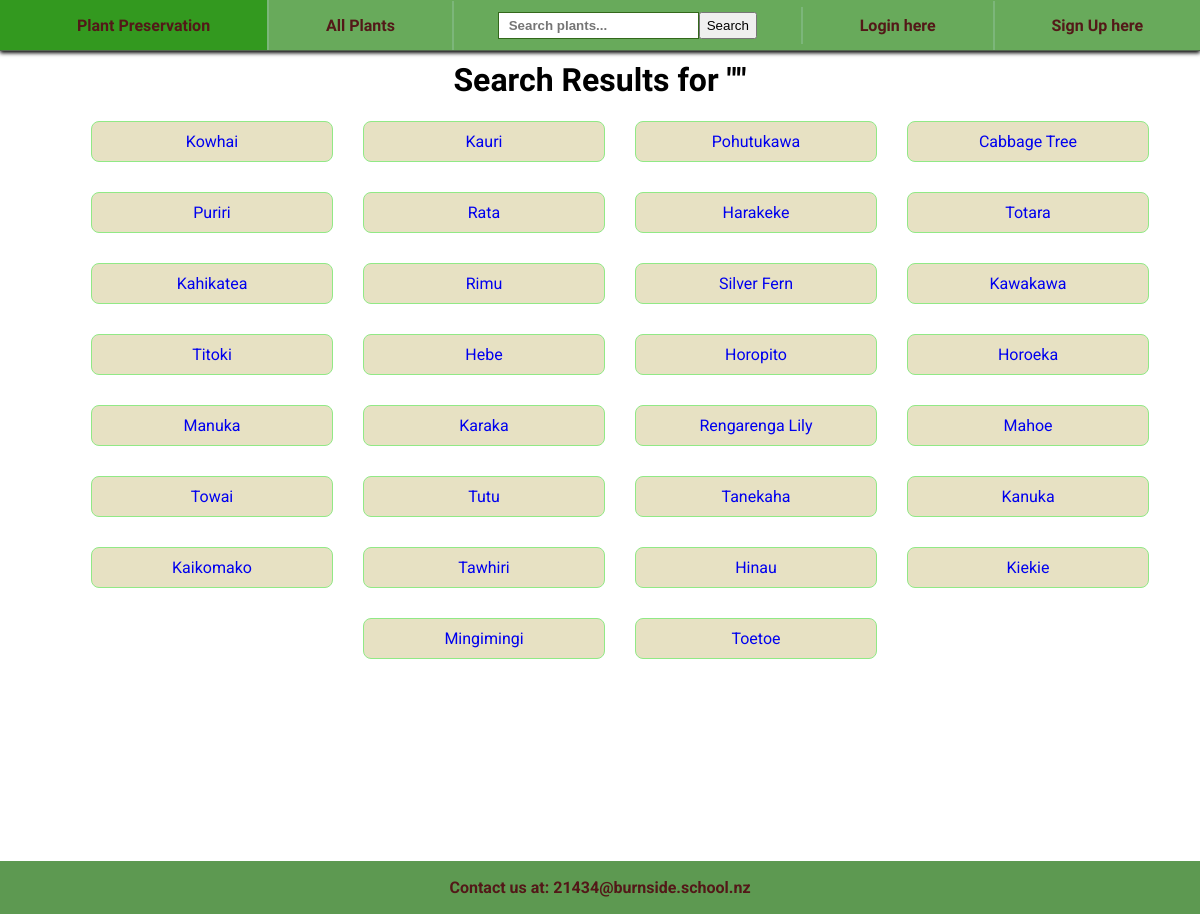
Screenshot of /search with the database file from the repository.
### tables this page shows
CREATE TABLE Plant (id INTEGER PRIMARY KEY AUTOINCREMENT, name TEXT NOT NULL, status INTEGER, family TEXT, scientific_name TEXT, image TEXT);

### routes.py (the view)
@app.route('/search', methods=['GET'])
def search():
    search_term = request.args.get('search_term', '').strip()
    query = "SELECT * FROM Plant WHERE name LIKE ?;"
    result = db_query(query, single=False,
                      params=(f"%{search_term}%",))
    return render_template("search.html",
                           result=result,
                           search_term=search_term)

### routes.py (called while the page is built)
def db_query(query, single=False, params=()):
    conn = sqlite3.connect('plant.db')
    cursor = conn.cursor()
    cursor.execute(query, params)
    if single:
        result = cursor.fetchone()
    else:
        result = cursor.fetchall()
    conn.close()
    return result

### templates/search.html
{% extends "layout.html" %}
{% block content %}
    <div class="search-container">
        <h1>Search Results for "{{ search_term }}"</h1>
        {% if result %}
            <ul class="gallery-container">
                {% for plant in result %}
                    <li class="gallery-item"><a href='plant/{{plant[0]}}' class="result-link">{{ plant[1] }}</a></li>
                {% endfor %}
            </ul>
        {% else %}
            <p>No plants found matching your search.</p>
        {% endif %}
    </div>
{% endblock %}

### static/style.css (style rules this page uses)
body { font-family: "Roboto", monospace; color: rgb(0, 0, 0); margin: 0; padding-top: 40px; height: 100%; }
h1, h2 { font-family: "Comfortaa", monospace; text-align: center; }
.search-container { height: 100vh; }
.gallery-container { display: flex; flex-wrap: wrap; gap: 30px; justify-content: center; padding-bottom: 40px; }
.gallery-item { border: 1px solid rgb(145, 233, 134); border-radius: 8px; overflow: hidden; text-align: center; background-color: rgb(231, 225, 195); padding: 10px; width: 220px; }
.result-link { padding: 40px; text-decoration: none; }

### rows the page displays
Plant: name "Kowhai"
Plant: name "Kauri"
Plant: name "Pohutukawa"
Plant: name "Cabbage Tree"
Plant: name "Puriri"
Plant: name "Rata"
Plant: name "Harakeke"
Plant: name "Totara"
Plant: name "Kahikatea"
Plant: name "Rimu"
Plant: name "Silver Fern"
Plant: name "Kawakawa"
Plant: name "Titoki"
Plant: name "Hebe"
Plant: name "Horopito"
Plant: name "Horoeka"
Plant: name "Manuka"
Plant: name "Karaka"
Plant: name "Rengarenga Lily"
Plant: name "Mahoe"
Plant: name "Towai"
Plant: name "Tutu"
Plant: name "Tanekaha"
Plant: name "Kanuka"
Plant: name "Kaikomako"
Plant: name "Tawhiri"
Plant: name "Hinau"
Plant: name "Kiekie"
Plant: name "Mingimingi"
Plant: name "Toetoe"
